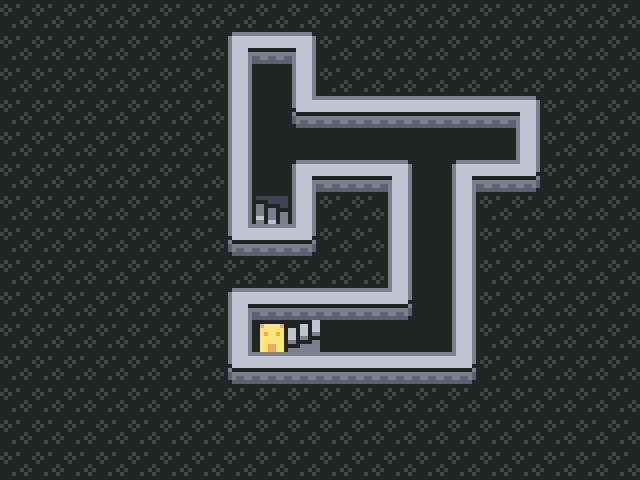

This game map was drawn from its Tiled (.tmx) file and the tilesets committed beside it. A one-line description and the full map source follow:
An orthogonal 20x15 tile map with 32x32 px tiles, 1 tile layer (Tile Layer 1).

<map version="1.4" tiledversion="1.4.3" orientation="orthogonal" renderorder="right-down" width="20" height="15" tilewidth="32" tileheight="32" infinite="0" backgroundcolor="#222323" nextlayerid="2" nextobjectid="1">
 <tileset firstgid="1" source="sblobber64.tsx" />
 <layer id="1" name="Tile Layer 1" width="20" height="15">
  <data encoding="csv">
20,20,20,20,20,20,20,20,20,20,20,20,20,20,20,20,20,20,20,20,
20,20,20,20,20,20,20,35,38,33,20,20,20,20,20,20,20,20,20,20,
20,20,20,20,20,20,20,32,0,32,20,20,20,20,20,20,20,20,20,20,
20,20,20,20,20,20,20,32,0,41,38,38,38,38,38,38,33,20,20,20,
20,20,20,20,20,20,20,32,0,0,0,0,0,0,0,0,32,20,20,20,
20,20,20,20,20,20,20,32,0,35,38,38,33,0,35,38,39,20,20,20,
20,20,20,20,20,20,20,32,30,32,20,20,32,0,32,20,20,20,20,20,
20,20,20,20,20,20,20,41,38,39,20,20,32,0,32,20,20,20,20,20,
20,20,20,20,20,20,20,20,20,20,20,20,32,0,32,20,20,20,20,20,
20,20,20,20,20,20,20,35,38,38,38,38,39,0,32,20,20,20,20,20,
20,20,20,20,20,20,20,32,6,54,0,0,0,0,32,20,20,20,20,20,
20,20,20,20,20,20,20,41,38,38,38,38,38,38,39,20,20,20,20,20,
20,20,20,20,20,20,20,20,20,20,20,20,20,20,20,20,20,20,20,20,
20,20,20,20,20,20,20,20,20,20,20,20,20,20,20,20,20,20,20,20,
20,20,20,20,20,20,20,20,20,20,20,20,20,20,20,20,20,20,20,20
</data>
 </layer>
</map>
